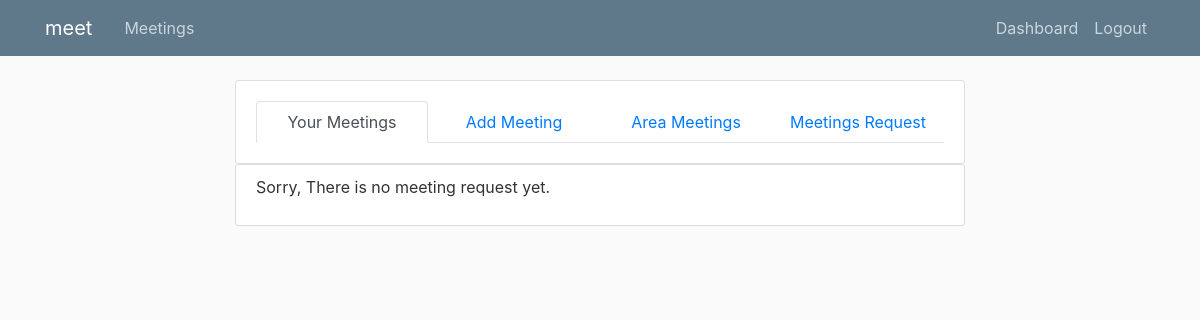
/show_meetings_request (signed in), run on an earlier commit of the app's database.
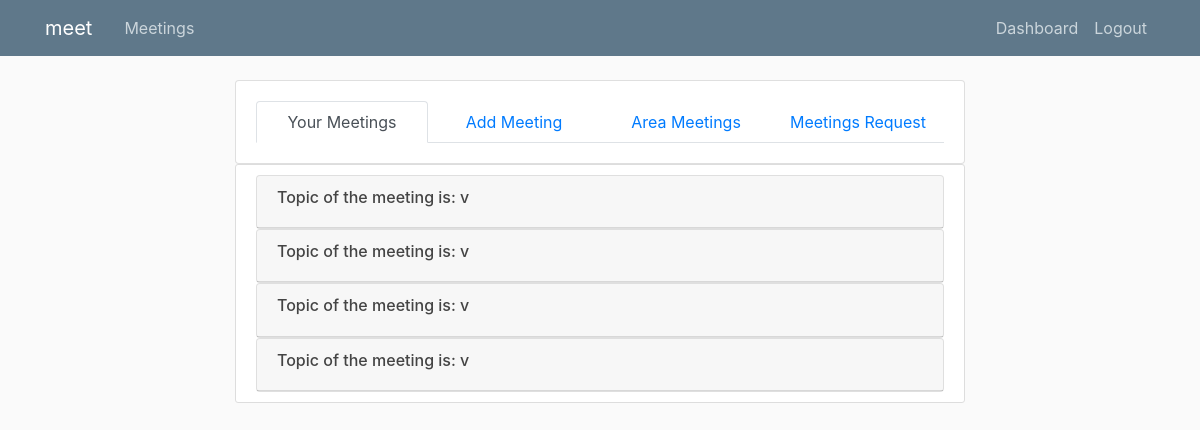
And on a later commit of the database.
### meetings/models.py (models this page shows)
class MeetingsRequest(models.Model):
    MY_Field = (
        ('Applications and Real-Time Area', 'Applications and Real-Time Area'),
        ('General Area', 'General Area'),
        ('Internet Area', 'Internet Area'),
        ('Operations and Management Area  ', 'Operations and Management Area '),
        ('Routing Area ', 'Routing Area '),
        ('Security Area', 'Security Area'),
        ('Transport Area', 'Transport Area'),
    )
    area = models.CharField(max_length=100, choices=MY_Field,default = 'choose your field')
    topic = models.CharField(max_length=250)
    title = models.CharField(max_length=250)
    about_meeting = models.TextField(max_length=500)
    zoom_url = models.URLField(max_length=200)
    time =  models.TimeField(null=True)
    date = models.DateField(null=True)
    user = models.ForeignKey(NewUser,on_delete=models.CASCADE, default = 1)

### meetings/views.py (the view)
# urls.py: path('show_meetings_request', views.show_meetings_request, name="show-meetings-request" ),
@login_required
def show_meetings_request(request):
	context = {
	        'meetings_request': MeetingsRequest.objects.all()
	    }
	return render(request,'meetings/show_meetings_request.html',context)

### meetings/templates/meetings/show_meetings_request.html (shortened to what this page needs)
{% extends "meetings/admin_base_dashboard.html" %}
{% load crispy_forms_tags %}
{% block content %}
    <div class="content-section">
{% if meetings_request %}
{% for meeting  in meetings_request %}
<div id="accordion">
  <div class="card">
    <div class="card-header">
      <a class="card-link" data-toggle="collapse" href="#{{ meeting.id}}">
        <h6>Topic of the meeting is: {{ meeting.topic }}</h6>
      </a>
    </div>
  </div>
</div>
      {% endfor %}
           {% else %}
        <p>Sorry, There is no meeting request yet.</p>
        {% endif %}
    </div>
{% endblock content %}

What changed in the data, as far as the page shows it:
added MeetingsRequest: topic "v"
added MeetingsRequest: topic "v"
added MeetingsRequest: topic "v"
added MeetingsRequest: topic "v"
Also different on the page:
text no longer shown: "Sorry, There is no meeting request yet."
